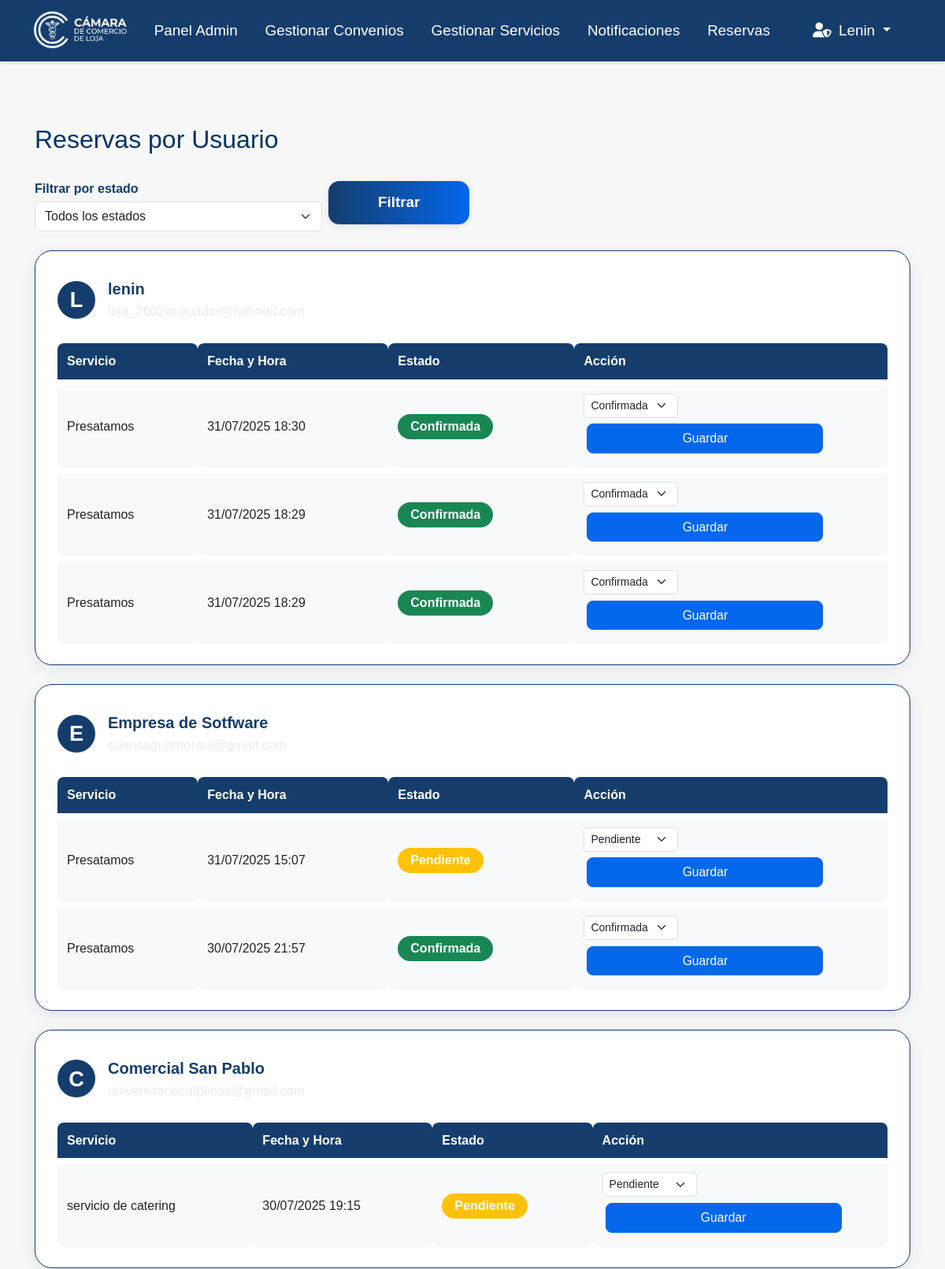
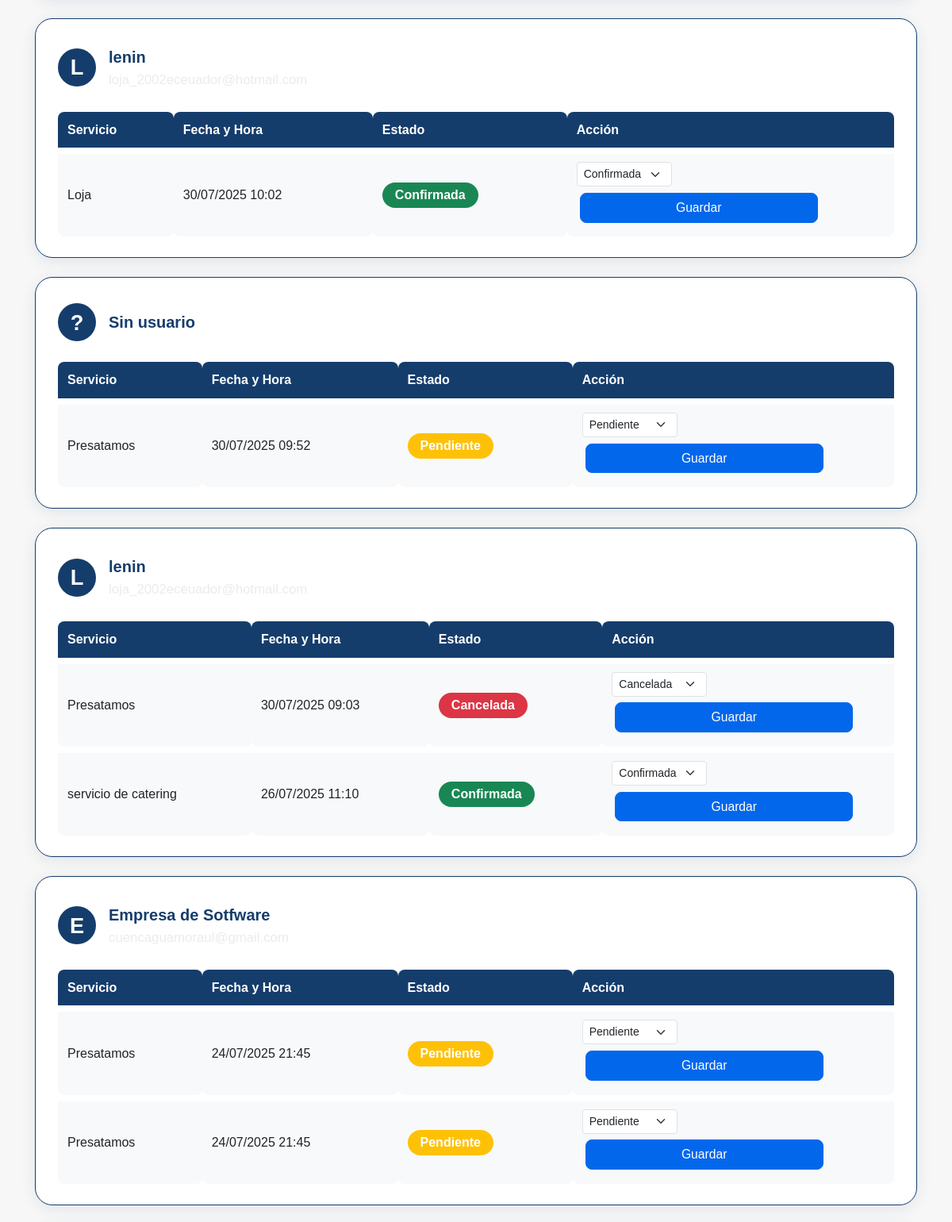
Page /admin-reservas/ (signed in, upper part) on the committed database (2 pictures, top to bottom).
### camara/models.py (models this page shows, shortened)
class Usuario(AbstractUser):
    TIPO_USUARIO_CHOICES = [
        ('socio', 'Socio'),
        ('visitante', 'Visitante'),
        ('empresa', 'Empresa'),
    ]
    nombre = models.CharField(max_length=255)
    tipo_usuario = models.CharField(max_length=10, choices=TIPO_USUARIO_CHOICES)
    cedula = models.CharField(max_length=20, unique=True, null=True, blank=True)
    email = models.EmailField(unique=True)
    telefono = models.CharField(max_length=20, null=True, blank=True)
    red_social_preferida = models.CharField(max_length=100, null=True, blank=True)
    aprobado = models.BooleanField(default=False)
    debe_cambiar_contrasena = models.BooleanField(default=False)
    fecha_contrasena_temporal = models.DateTimeField(null=True, blank=True)
    groups = models.ManyToManyField(
        Group,
        related_name='usuario_set',
        blank=True,
        help_text='The groups this user belongs to.',
        verbose_name='groups'
    )
    user_permissions = models.ManyToManyField(
        Permission,
        related_name='usuario_set',
        blank=True,
        help_text='Specific permissions for this user.',
        verbose_name='user permissions'
    )

class Reserva(models.Model):
    ESTADO_CHOICES = [
        ('pendiente', 'Pendiente'),
        ('confirmada', 'Confirmada'),
        ('cancelada', 'Cancelada'),
    ]
    usuario = models.ForeignKey(Usuario, on_delete=models.SET_NULL, null=True)
    servicio = models.ForeignKey(Servicio, on_delete=models.SET_NULL, null=True)
    fecha_reserva = models.DateTimeField()
    estado = models.CharField(max_length=10, choices=ESTADO_CHOICES)

class Servicio(models.Model):
    nombre = models.CharField(max_length=255)
    descripcion = models.TextField(null=True, blank=True)
    precio = models.DecimalField(max_digits=10, decimal_places=2, null=True, blank=True)
    imagen = models.ImageField(upload_to='servicios/', null=True, blank=True)  # Nuevo campo imagen

### camara/views.py (the view)
# urls.py: path('admin-reservas/', views.admin_reservas_list, name='admin_reservas_list'),
@admin_required
def admin_reservas_list(request):
    estado = request.GET.get('estado')
    reservas = Reserva.objects.select_related('usuario', 'servicio').all()
    if estado:
        reservas = reservas.filter(estado=estado)
    reservas = reservas.order_by('-fecha_reserva')
    return render(request, 'adminview/reservas_list.html', {
        'reservas': reservas,
    })

### camara/views.py (called while the page is built)
def admin_required(view_func):
    return user_passes_test(lambda u: u.is_authenticated and (u.is_superuser or u.is_staff), login_url='/login/')(view_func)

### camara/template/adminview/reservas_list.html (shortened to what this page needs)
{% extends "master.html" %}
{% load static %}
{% block extra_css %}
<link rel="stylesheet" href="{% static 'css/admin.css' %}">
{% endblock %}
{% block content %}
<div class="container mt-5">
    <h2 class="mb-4">Reservas por Usuario</h2>
    <form method="get" class="mb-4 row g-2 align-items-end">
        <div class="col-md-4">
            <label for="estado" class="form-label mb-1">Filtrar por estado</label>
            <select name="estado" id="estado" class="form-select">
                <option value="">Todos los estados</option>
            </select>
        </div>
        <div class="col-md-2">
            <button type="submit" class="btn convenio-btn w-100">Filtrar</button>
        </div>
    </form>
    {% regroup reservas by usuario as reservas_por_usuario %}
    {% for grupo in reservas_por_usuario %}
        {% with reservas_filtradas=grupo.list|dictsort:"fecha_reserva" %}
        {% if not request.GET.estado or reservas_filtradas|length > 0 %}
            {% with reservas_estado=reservas_filtradas|dictsort:"fecha_reserva" %}
            {% if not request.GET.estado or reservas_estado|length > 0 %}
                {% with reservas_estado=reservas_estado|default:grupo.list %}
                {% if reservas_estado|length > 0 %}
                <div class="reservas-usuario-card mb-4">
                    <div class="reservas-usuario-header">
                        <div class="reservas-usuario-avatar">
                            {% if grupo.grouper %}
                                {{ grupo.grouper.nombre|default:grupo.grouper.email|default:"?"|slice:":1"|upper }}
                            {% else %}
                                ?
                            {% endif %}
                        </div>
                        <div>
                            <div class="reservas-usuario-nombre">
                                {% if grupo.grouper %}
                                    {{ grupo.grouper.nombre|default:grupo.grouper.email|default:"Sin usuario" }}
                                {% else %}
                                    Sin usuario
                                {% endif %}
                            </div>
                            {% if grupo.grouper and grupo.grouper.email %}
                            <div class="reservas-usuario-email">{{ grupo.grouper.email }}</div>
                            {% endif %}
                        </div>
                    </div>
                    <div class="table-responsive">
                        <table class="reservas-table w-100">
                            <thead>
                                <tr>
                                    <th>Servicio</th>
                                    <th>Fecha y Hora</th>
                                    <th>Estado</th>
                                    <th>Acción</th>
                                </tr>
                            </thead>
                            <tbody>
                                {% for reserva in grupo.list %}
                                    {% if not request.GET.estado or reserva.estado == request.GET.estado %}
                                    <tr id="reserva-row-{{ reserva.pk }}">
                                        <td>
                                            {% if reserva.servicio %}
                                                {{ reserva.servicio.nombre }}
                                            {% else %}
                                                <span class="text-muted">Sin servicio</span>
                                            {% endif %}
                                        </td>
                                        <td>{{ reserva.fecha_reserva|date:"d/m/Y H:i" }}</td>
                                        <td>
                                            <span class="badge
                                                {% if reserva.estado == 'pendiente' %}bg-warning
                                                {% elif reserva.estado == 'confirmada' %}bg-success
                                                {% elif reserva.estado == 'cancelada' %}bg-danger
                                                {% endif %}" id="estado-badge-{{ reserva.pk }}">
                                                {{ reserva.get_estado_display }}
                                            </span>
                                        </td>
                                        <td>
                                            <form class="form-cambiar-estado d-inline" data-reserva-id="{{ reserva.pk }}">
                                                <select name="estado" class="form-select form-select-sm d-inline w-auto" style="min-width:120px;">
                                                    <option value="pendiente" {% if reserva.estado == "pendiente" %}selected{% endif %}>Pendiente</option>
                                                    <option value="confirmada" {% if reserva.estado == "confirmada" %}selected{% endif %}>Confirmada</option>
                                                    <option value="cancelada" {% if reserva.estado == "cancelada" %}selected{% endif %}>Cancelada</option>
                                                </select>
                                                <button type="submit" class="btn btn-primary btn-sm ms-1">Guardar</button>
                                            </form>
                                        </td>
                                    </tr>
                                    {% endif %}
                                {% endfor %}
                            </tbody>
                        </table>
                    </div>
                </div>
                {% endif %}
                {% endwith %}
            {% endif %}
            {% endwith %}
        {% endif %}
        {% endwith %}
    {% empty %}
        <div class="alert alert-info text-center">No hay reservas registradas.</div>
    {% endfor %}
</div>
{% endblock %}

### camara/template/master.html (shortened to what this page needs)
{% load static %}
<!DOCTYPE html>
<html lang="es">
<head>
    <link href="https://cdn.jsdelivr.net/npm/bootstrap@5.3.0/dist/css/bootstrap.min.css" rel="stylesheet">
    <link href="https://cdnjs.cloudflare.com/ajax/libs/font-awesome/6.0.0/css/all.min.css" rel="stylesheet">
    <link rel="stylesheet" href="{% static 'css/style.css' %}">
    <link rel="stylesheet" href="{% static 'css/Formularios.css' %}">
    <link rel="stylesheet" href="{% static 'css/admin.css' %}">
    <link rel="stylesheet" href="{% static 'css/afiliacion_detalle.css' %}">
    <link rel="stylesheet" href="{% static 'css/registro.css' %}">
    <link rel="stylesheet" href="{% static 'css/home.css' %}">
    {% block extra_css %}{% endblock %}
</head>
<body>
    <nav class="navbar navbar-expand-lg navbar-custom">
        <div class="container">
            <a class="navbar-brand" href="{% url 'home' %}">
                <img src="{% static 'img/logo2.png' %}" alt="Logo" class="logo-img me-2"
                    style="height:52px;vertical-align:middle;">
            </a>
            <div class="collapse navbar-collapse" id="navbarNav">
                <ul class="navbar-nav me-auto">
                    {% if user.is_authenticated and user.is_superuser %}
                    <li class="nav-item">
                        <a class="nav-link" href="{% url 'admin_home' %}">Panel Admin</a>
                    </li>
                    <li class="nav-item">
                        <a class="nav-link" href="{% url 'admin_convenios_list' %}">Gestionar Convenios</a>
                    </li>
                    <li class="nav-item">
                        <a class="nav-link" href="{% url 'admin_servicios_list' %}">Gestionar Servicios</a>
                    </li>
                    <li class="nav-item">
                        <a class="nav-link" href="{% url 'admin_notificacion' %}">Notificaciones</a>
                    </li>
                    <li class="nav-item">
                        <a class="nav-link" href="{% url 'admin_reservas_list' %}">Reservas</a>
                    </li>
                    {% endif %}
                </ul>
                <ul class="navbar-nav align-items-center flex-row">
                    {% if user.is_authenticated %}
                        {% if user.is_superuser or user.is_staff %}
                            <li class="nav-item dropdown">
                                <a class="nav-link dropdown-toggle" href="#" id="navbarDropdownAdmin" role="button"
                                    data-bs-toggle="dropdown">
                                    <i class="fas fa-user-shield me-1"></i>
                                    {% if user.nombre %}
                                        {{ user.nombre }}
                                    {% elif user.first_name %}
                                        {{ user.first_name }}
                                    {% else %}
                                        {{ user.username }}
                                    {% endif %}
                                </a>
                            </li>
                        {% endif %}
                    {% endif %}
                </ul>
            </div>
        </div>
    </nav>
    <main>
        {% block content %}{% endblock %}
    </main>
</body>
</html>

### camara/static/css/style.css (style rules this page uses)
:root { --color-logo: #153D6C; --color-azul-brillante: #0367EC; --color-dorado: #B48314; --color-amarillo-claro: #F1DB62; --color-blanco: #FFFFFF; --color-gris-claro: #F8F9FA; --color-gris: #6C757D; --color-oscuro: #212529; }
* { margin: 0; padding: 0; box-sizing: border-box; }
body { font-family: 'Segoe UI', Tahoma, Geneva, Verdana, sans-serif; line-height: 1.6; color: var(--color-oscuro); background-color: var(--color-gris-claro); }
body { font-family: Arial, sans-serif; background: #f7f7f7; margin: 0; padding: 0; }
nav a { color: #fff; margin-right: 1em; text-decoration: none; }
main { padding: 2em; }
form input, form button { display: block; margin: 0.5em 0; padding: 0.5em; width: 100%; max-width: 300px; }
form button { background: #003366; color: #fff; border: none; cursor: pointer; }
h2 { color: #003366; }
.navbar-brand { font-size: 1.5rem !important; font-weight: bold; color: var(--color-logo) !important; }
.navbar-custom { background-color: #153D6C !important; box-shadow: 0 2px 4px rgba(0,0,0,0.1); font-size: 1.25rem; }
.navbar-custom .navbar-nav .nav-link { color: #fff !important; font-weight: 500; font-size: 1.18rem; transition: color 0.3s ease; padding-top: 0.7rem; padding-bottom: 0.7rem; }
.btn-primary { background-color: var(--color-azul-brillante); border-color: var(--color-azul-brillante); transition: all 0.3s ease; }
.form-label { font-weight: 600; color: var(--color-logo); margin-bottom: 8px; }
.badge { font-size: 0.8em; padding: 0.5em 1em; border-radius: 20px; }

### camara/static/css/Formularios.css (style rules this page uses)
:root { --color-logo: #153D6C; --color-azul-brillante: #0367EC; --color-dorado: #B48314; --color-amarillo-claro: #F1DB62; --color-blanco: #FFFFFF; --color-gris-claro: #F8F9FA; --color-gris: #6C757D; --color-oscuro: #212529; }

### camara/static/css/admin.css (style rules this page uses)
.convenio-btn { background: linear-gradient(90deg, var(--color-logo), var(--color-azul-brillante)); color: var(--color-blanco); border: none; border-radius: 14px; padding: 13px 0; font-size: 1.18rem; font-weight: 600; box-shadow: 0 2px 8px rgba(21,61,108,0.10); transition: background 0.3s, transform 0.2s; margin-top: 10px; }
.reservas-usuario-card { background: var(--color-blanco); border-radius: 22px; box-shadow: 0 4px 18px rgba(21,61,108,0.10); margin-bottom: 32px; padding: 32px 28px 18px 28px; border: 1.5px solid var(--color-logo); transition: box-shadow 0.2s; }
.reservas-usuario-header { display: flex; align-items: center; gap: 16px; margin-bottom: 18px; }
.reservas-usuario-avatar { background: var(--color-logo); color: var(--color-blanco); border-radius: 50%; width: 48px; height: 48px; display: flex; align-items: center; justify-content: center; font-size: 1.7rem; font-weight: bold; }
.reservas-usuario-nombre { font-size: 1.25rem; font-weight: 600; color: var(--color-logo); }
.reservas-usuario-email { font-size: 1.05rem; color: var(--color-gris); }
.reservas-table { width: 100%; border-collapse: separate; border-spacing: 0 8px; }
.reservas-table th { background: var(--color-logo); color: var(--color-blanco); font-weight: 600; border: none; border-radius: 8px 8px 0 0; padding: 10px 12px; }
.reservas-table td { background: var(--color-gris-claro); border: none; border-radius: 0 0 8px 8px; padding: 10px 12px; vertical-align: middle; }
.reservas-table .badge { font-size: 1em; padding: 0.5em 1em; border-radius: 20px; }
.reservas-table .btn { font-size: 0.98em; padding: 6px 16px; border-radius: 8px; }

### camara/static/css/afiliacion_detalle.css (style rules this page uses)
:root { --color-logo: #153D6C; --color-azul-brillante: #0367EC; --color-dorado: #B48314; --color-amarillo-claro: #F1DB62; --color-blanco: #FFFFFF; --color-gris-claro: #F8F9FA; --color-gris: #6C757D; --color-oscuro: #212529; }

### camara/static/css/registro.css (style rules this page uses)
:root { --color-logo: #153D6C; --color-azul: #0367EC; --color-dorado: #B48314; --color-amarillo: #F1DB62; --color-blanco: #fff; --color-gris-claro: #F8F9FA; --color-gris: #E9ECEF; }

### rows in the picture
Usuario: username "Lenin"
Usuario: grouper.nombre "L", grouper.nombre "lenin", grouper.email "loja_2002eceuador@hotmail.com"
Reserva: servicio.nombre "Presatamos", fecha_reserva "31/07/2025 18:30", estado "Confirmada"
Reserva: servicio.nombre "Presatamos", fecha_reserva "31/07/2025 18:29", estado "Confirmada"
Reserva: servicio.nombre "Presatamos", fecha_reserva "31/07/2025 18:29", estado "Confirmada"
Usuario: grouper.nombre "E", grouper.nombre "Empresa de Sotfware", grouper.email "cuencaguamoraul@gmail.com"
Reserva: servicio.nombre "Presatamos", fecha_reserva "31/07/2025 15:07", estado "Pendiente"
Reserva: servicio.nombre "Presatamos", fecha_reserva "30/07/2025 21:57", estado "Confirmada"
Usuario: grouper.nombre "C", grouper.nombre "Comercial San Pablo", grouper.email "universitariosutplinos@gmail.com"
Reserva: servicio.nombre "servicio de catering", fecha_reserva "30/07/2025 19:15", estado "Pendiente"
Reserva: servicio.nombre "Loja", fecha_reserva "30/07/2025 10:02", estado "Confirmada"
Reserva: servicio.nombre "Presatamos", fecha_reserva "30/07/2025 09:52", estado "Pendiente"
Reserva: servicio.nombre "Presatamos", fecha_reserva "30/07/2025 09:03", estado "Cancelada"
Reserva: servicio.nombre "servicio de catering", fecha_reserva "26/07/2025 11:10", estado "Confirmada"
Reserva: servicio.nombre "Presatamos", fecha_reserva "24/07/2025 21:45", estado "Pendiente"
Reserva: servicio.nombre "Presatamos", fecha_reserva "24/07/2025 21:45", estado "Pendiente"
